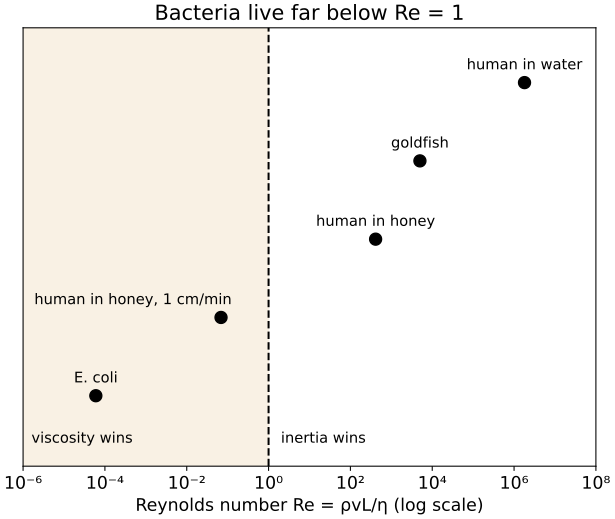

This chart was generated by the following Python code:
# reynolds.py – From “Swimming in Honey: the Physics of Bacteria”
# https://wildbionics.com/articles/bacteria-low-reynolds/ · Code: MIT licence
# Needs: python3 -m pip install numpy matplotlib
# Run: python3 reynolds.py   (https://wildbionics.com/run-code/)

import numpy as np
import matplotlib.pyplot as plt

# Fluids: density (kg/m³) and viscosity (Pa·s)
WATER = (1000, 1.0e-3)       # water: viscosity 1 mPa·s
HONEY = (1400, 6.1)          # runny honey: 6.1 Pa·s (rosemary honey, 30 °C); density assumed
COLI_FLUID = WATER           # the liquid E. coli swims in
# Swimmers: (name, size L in m, speed v in m/s, fluid) – rough typical values, see the text
SWIMMERS = [
    ("human in water", 1.8, 1.0, WATER),
    ("goldfish", 0.05, 0.1, WATER),
    ("human in honey", 1.8, 1.0, HONEY),
    ("human in honey, 1 cm/min", 1.8, 0.01 / 60, HONEY),
    ("E. coli", 2e-6, 30e-6, COLI_FLUID),
]


def reynolds(size, speed, fluid):
    """Re = ρ·v·L/η: inertial forces divided by viscous forces."""
    density, viscosity = fluid
    return density * speed * size / viscosity


for name, size, speed, fluid in SWIMMERS:
    print(f"{name:26s} Re = {reynolds(size, speed, fluid):8.1g}")

# How far does E. coli coast when its motor stops? A sphere of radius a in a viscous fluid
# slows down exponentially with the time constant τ = m / (6πηa) (Stokes drag).
radius, speed, cell_density = 1e-6, 30e-6, 1000      # m, m/s, kg/m³ (cell ≈ water)
mass = cell_density * 4 / 3 * np.pi * radius**3
tau = mass / (6 * np.pi * WATER[1] * radius)
print(f"E. coli stops within {tau * 1e6:.1g} µs and coasts {speed * tau * 1e10:.1g} Å "
      f"(an atom is roughly 1 Å across)")

SUPERSCRIPT = str.maketrans("-0123456789", "⁻⁰¹²³⁴⁵⁶⁷⁸⁹")


def power_of_ten(value, _pos=None):
    """Tick label 10⁻⁴ as plain text (no mathtext)."""
    return "10" + str(int(round(np.log10(value)))).translate(SUPERSCRIPT)


names = [s[0] for s in SWIMMERS]
values = [reynolds(*s[1:]) for s in SWIMMERS]
plt.rcParams["font.size"] = 13      # large type: the chart stays readable on a phone
fig, ax = plt.subplots(figsize=(6.4, 5.4), layout="constrained")
ax.axvspan(1e-6, 1, color="#c98a1b", alpha=0.12)
ax.axvline(1, color="black", lw=1.5, ls="--")
ax.text(1.6e-6, 4.6, "viscosity wins", fontsize=11)
ax.text(2, 4.6, "inertia wins", fontsize=11)
for row, (name, value) in enumerate(zip(names, values)):
    ax.plot(value, row, "o", ms=9, color="black")
    near_line = 1e-3 < value < 1        # keep this label left of the dashed line
    ax.annotate(name, (value, row), xytext=(8 if near_line else 0, 10), textcoords="offset points",
                ha="right" if near_line else "center", fontsize=11)
ax.set_xscale("log")
ax.set_xlim(1e-6, 1e8)
ax.set_ylim(4.9, -0.7)
ax.set_yticks([])
ax.xaxis.set_major_locator(plt.LogLocator(numticks=8))
ax.xaxis.set_major_formatter(power_of_ten)
ax.set_xlabel("Reynolds number Re = ρvL/η (log scale)")
ax.set_title("Bacteria live far below Re = 1")
plt.show()
